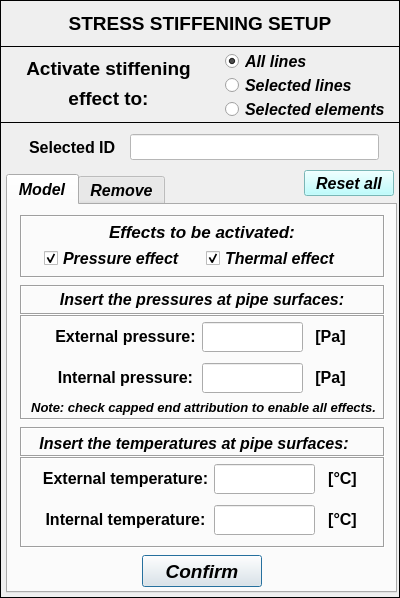
<?xml version="1.0" encoding="UTF-8"?>
<ui version="4.0">
 <class>Dialog</class>
 <widget class="QDialog" name="Dialog">
  <property name="windowModality">
   <enum>Qt::NonModal</enum>
  </property>
  <property name="geometry">
   <rect>
    <x>0</x>
    <y>0</y>
    <width>400</width>
    <height>598</height>
   </rect>
  </property>
  <property name="sizePolicy">
   <sizepolicy hsizetype="Fixed" vsizetype="Fixed">
    <horstretch>0</horstretch>
    <verstretch>0</verstretch>
   </sizepolicy>
  </property>
  <property name="minimumSize">
   <size>
    <width>400</width>
    <height>598</height>
   </size>
  </property>
  <property name="maximumSize">
   <size>
    <width>400</width>
    <height>598</height>
   </size>
  </property>
  <property name="contextMenuPolicy">
   <enum>Qt::DefaultContextMenu</enum>
  </property>
  <property name="windowTitle">
   <string> Set: Stress Stiffening</string>
  </property>
  <property name="whatsThis">
   <string/>
  </property>
  <widget class="QFrame" name="frame">
   <property name="geometry">
    <rect>
     <x>0</x>
     <y>0</y>
     <width>400</width>
     <height>47</height>
    </rect>
   </property>
   <property name="minimumSize">
    <size>
     <width>400</width>
     <height>0</height>
    </size>
   </property>
   <property name="maximumSize">
    <size>
     <width>400</width>
     <height>16777215</height>
    </size>
   </property>
   <property name="frameShape">
    <enum>QFrame::Box</enum>
   </property>
   <property name="frameShadow">
    <enum>QFrame::Plain</enum>
   </property>
   <property name="lineWidth">
    <number>1</number>
   </property>
   <widget class="QLabel" name="label_6">
    <property name="geometry">
     <rect>
      <x>50</x>
      <y>6</y>
      <width>300</width>
      <height>35</height>
     </rect>
    </property>
    <property name="minimumSize">
     <size>
      <width>300</width>
      <height>35</height>
     </size>
    </property>
    <property name="maximumSize">
     <size>
      <width>300</width>
      <height>35</height>
     </size>
    </property>
    <property name="font">
     <font>
      <family>Arial</family>
      <pointsize>14</pointsize>
      <weight>75</weight>
      <italic>false</italic>
      <bold>true</bold>
     </font>
    </property>
    <property name="text">
     <string>STRESS STIFFENING SETUP</string>
    </property>
    <property name="textFormat">
     <enum>Qt::AutoText</enum>
    </property>
    <property name="alignment">
     <set>Qt::AlignCenter</set>
    </property>
   </widget>
  </widget>
  <widget class="QFrame" name="frame_4">
   <property name="geometry">
    <rect>
     <x>0</x>
     <y>122</y>
     <width>400</width>
     <height>476</height>
    </rect>
   </property>
   <property name="minimumSize">
    <size>
     <width>400</width>
     <height>476</height>
    </size>
   </property>
   <property name="maximumSize">
    <size>
     <width>400</width>
     <height>476</height>
    </size>
   </property>
   <property name="frameShape">
    <enum>QFrame::Box</enum>
   </property>
   <property name="frameShadow">
    <enum>QFrame::Plain</enum>
   </property>
   <widget class="QTabWidget" name="tabWidget_stress_stiffening">
    <property name="geometry">
     <rect>
      <x>6</x>
      <y>52</y>
      <width>391</width>
      <height>419</height>
     </rect>
    </property>
    <property name="font">
     <font>
      <family>Arial</family>
      <pointsize>12</pointsize>
      <weight>75</weight>
      <italic>true</italic>
      <bold>true</bold>
     </font>
    </property>
    <property name="currentIndex">
     <number>0</number>
    </property>
    <widget class="QWidget" name="tab">
     <attribute name="title">
      <string>Model</string>
     </attribute>
     <widget class="QFrame" name="frame_11">
      <property name="geometry">
       <rect>
        <x>12</x>
        <y>252</y>
        <width>365</width>
        <height>91</height>
       </rect>
      </property>
      <property name="minimumSize">
       <size>
        <width>365</width>
        <height>0</height>
       </size>
      </property>
      <property name="maximumSize">
       <size>
        <width>365</width>
        <height>16777215</height>
       </size>
      </property>
      <property name="frameShape">
       <enum>QFrame::Box</enum>
      </property>
      <property name="frameShadow">
       <enum>QFrame::Sunken</enum>
      </property>
      <widget class="QWidget" name="verticalLayoutWidget_15">
       <property name="geometry">
        <rect>
         <x>300</x>
         <y>2</y>
         <width>45</width>
         <height>83</height>
        </rect>
       </property>
       <layout class="QVBoxLayout" name="verticalLayout_15">
        <property name="spacing">
         <number>6</number>
        </property>
        <property name="bottomMargin">
         <number>0</number>
        </property>
        <item>
         <widget class="QLabel" name="label_19">
          <property name="minimumSize">
           <size>
            <width>0</width>
            <height>30</height>
           </size>
          </property>
          <property name="maximumSize">
           <size>
            <width>16777215</width>
            <height>30</height>
           </size>
          </property>
          <property name="font">
           <font>
            <family>Arial</family>
            <pointsize>11</pointsize>
            <weight>75</weight>
            <italic>false</italic>
            <bold>true</bold>
           </font>
          </property>
          <property name="text">
           <string>&lt;html&gt;&lt;head/&gt;&lt;body&gt;&lt;p align=&quot;center&quot;&gt;&lt;span style=&quot; font-size:12pt;&quot;&gt;[°C]&lt;/span&gt;&lt;/p&gt;&lt;/body&gt;&lt;/html&gt;</string>
          </property>
          <property name="alignment">
           <set>Qt::AlignCenter</set>
          </property>
         </widget>
        </item>
        <item>
         <widget class="QLabel" name="label_24">
          <property name="minimumSize">
           <size>
            <width>0</width>
            <height>30</height>
           </size>
          </property>
          <property name="maximumSize">
           <size>
            <width>16777215</width>
            <height>30</height>
           </size>
          </property>
          <property name="font">
           <font>
            <family>Arial</family>
            <pointsize>11</pointsize>
            <weight>75</weight>
            <italic>false</italic>
            <bold>true</bold>
           </font>
          </property>
          <property name="text">
           <string>&lt;html&gt;&lt;head/&gt;&lt;body&gt;&lt;p align=&quot;center&quot;&gt;&lt;span style=&quot; font-size:12pt;&quot;&gt;[°C]&lt;/span&gt;&lt;/p&gt;&lt;/body&gt;&lt;/html&gt;</string>
          </property>
          <property name="alignment">
           <set>Qt::AlignCenter</set>
          </property>
         </widget>
        </item>
       </layout>
      </widget>
      <widget class="QWidget" name="verticalLayoutWidget_11">
       <property name="geometry">
        <rect>
         <x>194</x>
         <y>2</y>
         <width>101</width>
         <height>83</height>
        </rect>
       </property>
       <layout class="QVBoxLayout" name="verticalLayout_11">
        <item>
         <widget class="QLineEdit" name="lineEdit_external_temperature">
          <property name="minimumSize">
           <size>
            <width>0</width>
            <height>30</height>
           </size>
          </property>
          <property name="maximumSize">
           <size>
            <width>16777215</width>
            <height>30</height>
           </size>
          </property>
          <property name="font">
           <font>
            <family>Arial</family>
            <pointsize>11</pointsize>
            <weight>75</weight>
            <italic>false</italic>
            <bold>true</bold>
           </font>
          </property>
          <property name="text">
           <string/>
          </property>
          <property name="alignment">
           <set>Qt::AlignCenter</set>
          </property>
         </widget>
        </item>
        <item>
         <widget class="QLineEdit" name="lineEdit_internal_temperature">
          <property name="minimumSize">
           <size>
            <width>0</width>
            <height>30</height>
           </size>
          </property>
          <property name="maximumSize">
           <size>
            <width>16777215</width>
            <height>30</height>
           </size>
          </property>
          <property name="font">
           <font>
            <family>Arial</family>
            <pointsize>11</pointsize>
            <weight>75</weight>
            <italic>false</italic>
            <bold>true</bold>
           </font>
          </property>
          <property name="focusPolicy">
           <enum>Qt::StrongFocus</enum>
          </property>
          <property name="alignment">
           <set>Qt::AlignCenter</set>
          </property>
         </widget>
        </item>
       </layout>
      </widget>
      <widget class="QWidget" name="verticalLayoutWidget_14">
       <property name="geometry">
        <rect>
         <x>22</x>
         <y>2</y>
         <width>167</width>
         <height>83</height>
        </rect>
       </property>
       <layout class="QVBoxLayout" name="verticalLayout_14">
        <item>
         <widget class="QLabel" name="label_27">
          <property name="minimumSize">
           <size>
            <width>0</width>
            <height>30</height>
           </size>
          </property>
          <property name="maximumSize">
           <size>
            <width>16777215</width>
            <height>30</height>
           </size>
          </property>
          <property name="font">
           <font>
            <family>Arial</family>
            <pointsize>11</pointsize>
            <weight>75</weight>
            <italic>false</italic>
            <bold>true</bold>
           </font>
          </property>
          <property name="text">
           <string>&lt;html&gt;&lt;head/&gt;&lt;body&gt;&lt;p align=&quot;center&quot;&gt;&lt;span style=&quot; font-size:12pt;&quot;&gt;External temperature:&lt;/span&gt;&lt;/p&gt;&lt;/body&gt;&lt;/html&gt;</string>
          </property>
          <property name="alignment">
           <set>Qt::AlignCenter</set>
          </property>
         </widget>
        </item>
        <item>
         <widget class="QLabel" name="label_28">
          <property name="minimumSize">
           <size>
            <width>0</width>
            <height>30</height>
           </size>
          </property>
          <property name="maximumSize">
           <size>
            <width>16777215</width>
            <height>30</height>
           </size>
          </property>
          <property name="font">
           <font>
            <family>Arial</family>
            <pointsize>11</pointsize>
            <weight>75</weight>
            <italic>false</italic>
            <bold>true</bold>
           </font>
          </property>
          <property name="text">
           <string>&lt;html&gt;&lt;head/&gt;&lt;body&gt;&lt;p align=&quot;center&quot;&gt;&lt;span style=&quot; font-size:12pt;&quot;&gt;Internal temperature:&lt;/span&gt;&lt;/p&gt;&lt;/body&gt;&lt;/html&gt;</string>
          </property>
          <property name="alignment">
           <set>Qt::AlignCenter</set>
          </property>
         </widget>
        </item>
       </layout>
      </widget>
     </widget>
     <widget class="QPushButton" name="pushButton_confirm">
      <property name="geometry">
       <rect>
        <x>134</x>
        <y>350</y>
        <width>120</width>
        <height>32</height>
       </rect>
      </property>
      <property name="minimumSize">
       <size>
        <width>120</width>
        <height>32</height>
       </size>
      </property>
      <property name="maximumSize">
       <size>
        <width>120</width>
        <height>32</height>
       </size>
      </property>
      <property name="font">
       <font>
        <family>Arial</family>
        <pointsize>14</pointsize>
        <weight>75</weight>
        <italic>true</italic>
        <bold>true</bold>
       </font>
      </property>
      <property name="text">
       <string>Confirm</string>
      </property>
     </widget>
     <widget class="QFrame" name="frame_8">
      <property name="geometry">
       <rect>
        <x>12</x>
        <y>222</y>
        <width>365</width>
        <height>30</height>
       </rect>
      </property>
      <property name="minimumSize">
       <size>
        <width>365</width>
        <height>0</height>
       </size>
      </property>
      <property name="maximumSize">
       <size>
        <width>365</width>
        <height>16777215</height>
       </size>
      </property>
      <property name="frameShape">
       <enum>QFrame::Box</enum>
      </property>
      <property name="frameShadow">
       <enum>QFrame::Sunken</enum>
      </property>
      <widget class="QLabel" name="label_12">
       <property name="geometry">
        <rect>
         <x>14</x>
         <y>4</y>
         <width>320</width>
         <height>25</height>
        </rect>
       </property>
       <property name="minimumSize">
        <size>
         <width>320</width>
         <height>25</height>
        </size>
       </property>
       <property name="maximumSize">
        <size>
         <width>320</width>
         <height>25</height>
        </size>
       </property>
       <property name="font">
        <font>
         <family>Arial</family>
         <pointsize>12</pointsize>
         <weight>75</weight>
         <bold>true</bold>
        </font>
       </property>
       <property name="frameShape">
        <enum>QFrame::NoFrame</enum>
       </property>
       <property name="frameShadow">
        <enum>QFrame::Raised</enum>
       </property>
       <property name="midLineWidth">
        <number>0</number>
       </property>
       <property name="text">
        <string>Insert the temperatures at pipe surfaces:</string>
       </property>
       <property name="alignment">
        <set>Qt::AlignCenter</set>
       </property>
      </widget>
     </widget>
     <widget class="QFrame" name="frame_7">
      <property name="geometry">
       <rect>
        <x>12</x>
        <y>80</y>
        <width>365</width>
        <height>30</height>
       </rect>
      </property>
      <property name="minimumSize">
       <size>
        <width>365</width>
        <height>0</height>
       </size>
      </property>
      <property name="maximumSize">
       <size>
        <width>365</width>
        <height>16777215</height>
       </size>
      </property>
      <property name="frameShape">
       <enum>QFrame::Box</enum>
      </property>
      <property name="frameShadow">
       <enum>QFrame::Sunken</enum>
      </property>
      <widget class="QLabel" name="label_11">
       <property name="geometry">
        <rect>
         <x>22</x>
         <y>2</y>
         <width>320</width>
         <height>25</height>
        </rect>
       </property>
       <property name="minimumSize">
        <size>
         <width>320</width>
         <height>25</height>
        </size>
       </property>
       <property name="maximumSize">
        <size>
         <width>320</width>
         <height>25</height>
        </size>
       </property>
       <property name="font">
        <font>
         <family>Arial</family>
         <pointsize>12</pointsize>
         <weight>75</weight>
         <bold>true</bold>
        </font>
       </property>
       <property name="frameShape">
        <enum>QFrame::NoFrame</enum>
       </property>
       <property name="frameShadow">
        <enum>QFrame::Raised</enum>
       </property>
       <property name="midLineWidth">
        <number>0</number>
       </property>
       <property name="text">
        <string>Insert the pressures at pipe surfaces:</string>
       </property>
       <property name="alignment">
        <set>Qt::AlignCenter</set>
       </property>
      </widget>
     </widget>
     <widget class="QFrame" name="frame_5">
      <property name="geometry">
       <rect>
        <x>12</x>
        <y>10</y>
        <width>365</width>
        <height>63</height>
       </rect>
      </property>
      <property name="minimumSize">
       <size>
        <width>365</width>
        <height>0</height>
       </size>
      </property>
      <property name="maximumSize">
       <size>
        <width>365</width>
        <height>16777215</height>
       </size>
      </property>
      <property name="frameShape">
       <enum>QFrame::Box</enum>
      </property>
      <property name="frameShadow">
       <enum>QFrame::Sunken</enum>
      </property>
      <widget class="QWidget" name="horizontalLayoutWidget_2">
       <property name="geometry">
        <rect>
         <x>8</x>
         <y>30</y>
         <width>335</width>
         <height>27</height>
        </rect>
       </property>
       <layout class="QHBoxLayout" name="horizontalLayout_2">
        <item>
         <widget class="QCheckBox" name="checkBox_pressure_effect">
          <property name="minimumSize">
           <size>
            <width>140</width>
            <height>25</height>
           </size>
          </property>
          <property name="maximumSize">
           <size>
            <width>140</width>
            <height>25</height>
           </size>
          </property>
          <property name="font">
           <font>
            <family>Arial</family>
            <pointsize>12</pointsize>
            <weight>75</weight>
            <italic>true</italic>
            <bold>true</bold>
           </font>
          </property>
          <property name="text">
           <string>Pressure effect</string>
          </property>
          <property name="checked">
           <bool>true</bool>
          </property>
         </widget>
        </item>
        <item>
         <widget class="QCheckBox" name="checkBox_thermal_effect">
          <property name="minimumSize">
           <size>
            <width>140</width>
            <height>25</height>
           </size>
          </property>
          <property name="maximumSize">
           <size>
            <width>140</width>
            <height>25</height>
           </size>
          </property>
          <property name="font">
           <font>
            <family>Arial</family>
            <pointsize>12</pointsize>
            <weight>75</weight>
            <italic>true</italic>
            <bold>true</bold>
           </font>
          </property>
          <property name="text">
           <string>Thermal effect</string>
          </property>
          <property name="checked">
           <bool>true</bool>
          </property>
         </widget>
        </item>
       </layout>
      </widget>
      <widget class="QLabel" name="label_10">
       <property name="geometry">
        <rect>
         <x>22</x>
         <y>4</y>
         <width>320</width>
         <height>25</height>
        </rect>
       </property>
       <property name="minimumSize">
        <size>
         <width>320</width>
         <height>25</height>
        </size>
       </property>
       <property name="maximumSize">
        <size>
         <width>320</width>
         <height>25</height>
        </size>
       </property>
       <property name="font">
        <font>
         <family>Arial</family>
         <pointsize>13</pointsize>
         <weight>75</weight>
         <bold>true</bold>
        </font>
       </property>
       <property name="frameShape">
        <enum>QFrame::NoFrame</enum>
       </property>
       <property name="frameShadow">
        <enum>QFrame::Raised</enum>
       </property>
       <property name="midLineWidth">
        <number>0</number>
       </property>
       <property name="text">
        <string>Effects to be activated:</string>
       </property>
       <property name="alignment">
        <set>Qt::AlignCenter</set>
       </property>
      </widget>
     </widget>
     <widget class="QFrame" name="frame_9">
      <property name="geometry">
       <rect>
        <x>12</x>
        <y>110</y>
        <width>365</width>
        <height>105</height>
       </rect>
      </property>
      <property name="minimumSize">
       <size>
        <width>365</width>
        <height>0</height>
       </size>
      </property>
      <property name="maximumSize">
       <size>
        <width>365</width>
        <height>16777215</height>
       </size>
      </property>
      <property name="frameShape">
       <enum>QFrame::Box</enum>
      </property>
      <property name="frameShadow">
       <enum>QFrame::Sunken</enum>
      </property>
      <widget class="QWidget" name="verticalLayoutWidget_9">
       <property name="geometry">
        <rect>
         <x>288</x>
         <y>2</y>
         <width>45</width>
         <height>83</height>
        </rect>
       </property>
       <layout class="QVBoxLayout" name="verticalLayout_9">
        <property name="spacing">
         <number>6</number>
        </property>
        <property name="bottomMargin">
         <number>0</number>
        </property>
        <item>
         <widget class="QLabel" name="label_17">
          <property name="minimumSize">
           <size>
            <width>0</width>
            <height>30</height>
           </size>
          </property>
          <property name="maximumSize">
           <size>
            <width>16777215</width>
            <height>30</height>
           </size>
          </property>
          <property name="font">
           <font>
            <family>Arial</family>
            <pointsize>12</pointsize>
            <weight>75</weight>
            <italic>false</italic>
            <bold>true</bold>
           </font>
          </property>
          <property name="text">
           <string>&lt;html&gt;&lt;head/&gt;&lt;body&gt;&lt;p align=&quot;center&quot;&gt;&lt;span style=&quot; font-size:12pt;&quot;&gt;[Pa]&lt;/span&gt;&lt;/p&gt;&lt;/body&gt;&lt;/html&gt;</string>
          </property>
          <property name="alignment">
           <set>Qt::AlignCenter</set>
          </property>
         </widget>
        </item>
        <item>
         <widget class="QLabel" name="label_18">
          <property name="minimumSize">
           <size>
            <width>0</width>
            <height>30</height>
           </size>
          </property>
          <property name="maximumSize">
           <size>
            <width>16777215</width>
            <height>30</height>
           </size>
          </property>
          <property name="font">
           <font>
            <family>Arial</family>
            <pointsize>12</pointsize>
            <weight>75</weight>
            <italic>false</italic>
            <bold>true</bold>
           </font>
          </property>
          <property name="text">
           <string>&lt;html&gt;&lt;head/&gt;&lt;body&gt;&lt;p align=&quot;center&quot;&gt;&lt;span style=&quot; font-size:12pt;&quot;&gt;[Pa]&lt;/span&gt;&lt;/p&gt;&lt;/body&gt;&lt;/html&gt;</string>
          </property>
          <property name="alignment">
           <set>Qt::AlignCenter</set>
          </property>
         </widget>
        </item>
       </layout>
      </widget>
      <widget class="QWidget" name="verticalLayoutWidget_13">
       <property name="geometry">
        <rect>
         <x>34</x>
         <y>2</y>
         <width>143</width>
         <height>83</height>
        </rect>
       </property>
       <layout class="QVBoxLayout" name="verticalLayout_13">
        <item>
         <widget class="QLabel" name="label_25">
          <property name="minimumSize">
           <size>
            <width>0</width>
            <height>30</height>
           </size>
          </property>
          <property name="maximumSize">
           <size>
            <width>16777215</width>
            <height>30</height>
           </size>
          </property>
          <property name="font">
           <font>
            <family>Arial</family>
            <pointsize>12</pointsize>
            <weight>75</weight>
            <italic>false</italic>
            <bold>true</bold>
           </font>
          </property>
          <property name="text">
           <string>&lt;html&gt;&lt;head/&gt;&lt;body&gt;&lt;p align=&quot;center&quot;&gt;External pressure:&lt;/p&gt;&lt;/body&gt;&lt;/html&gt;</string>
          </property>
          <property name="alignment">
           <set>Qt::AlignCenter</set>
          </property>
         </widget>
        </item>
        <item>
         <widget class="QLabel" name="label_26">
          <property name="minimumSize">
           <size>
            <width>0</width>
            <height>30</height>
           </size>
          </property>
          <property name="maximumSize">
           <size>
            <width>16777215</width>
            <height>30</height>
           </size>
          </property>
          <property name="font">
           <font>
            <family>Arial</family>
            <pointsize>12</pointsize>
            <weight>75</weight>
            <italic>false</italic>
            <bold>true</bold>
           </font>
          </property>
          <property name="text">
           <string>&lt;html&gt;&lt;head/&gt;&lt;body&gt;&lt;p align=&quot;center&quot;&gt;Internal pressure:&lt;/p&gt;&lt;/body&gt;&lt;/html&gt;</string>
          </property>
          <property name="alignment">
           <set>Qt::AlignCenter</set>
          </property>
         </widget>
        </item>
       </layout>
      </widget>
      <widget class="QWidget" name="verticalLayoutWidget_10">
       <property name="geometry">
        <rect>
         <x>182</x>
         <y>2</y>
         <width>101</width>
         <height>83</height>
        </rect>
       </property>
       <layout class="QVBoxLayout" name="verticalLayout_10">
        <item>
         <widget class="QLineEdit" name="lineEdit_external_pressure">
          <property name="minimumSize">
           <size>
            <width>0</width>
            <height>30</height>
           </size>
          </property>
          <property name="maximumSize">
           <size>
            <width>16777215</width>
            <height>30</height>
           </size>
          </property>
          <property name="font">
           <font>
            <family>Arial</family>
            <pointsize>11</pointsize>
            <weight>75</weight>
            <italic>false</italic>
            <bold>true</bold>
           </font>
          </property>
          <property name="text">
           <string/>
          </property>
          <property name="alignment">
           <set>Qt::AlignCenter</set>
          </property>
         </widget>
        </item>
        <item>
         <widget class="QLineEdit" name="lineEdit_internal_pressure">
          <property name="minimumSize">
           <size>
            <width>0</width>
            <height>30</height>
           </size>
          </property>
          <property name="maximumSize">
           <size>
            <width>16777215</width>
            <height>30</height>
           </size>
          </property>
          <property name="font">
           <font>
            <family>Arial</family>
            <pointsize>11</pointsize>
            <weight>75</weight>
            <italic>false</italic>
            <bold>true</bold>
           </font>
          </property>
          <property name="focusPolicy">
           <enum>Qt::StrongFocus</enum>
          </property>
          <property name="alignment">
           <set>Qt::AlignCenter</set>
          </property>
         </widget>
        </item>
       </layout>
      </widget>
      <widget class="QLabel" name="label_13">
       <property name="geometry">
        <rect>
         <x>4</x>
         <y>80</y>
         <width>359</width>
         <height>25</height>
        </rect>
       </property>
       <property name="minimumSize">
        <size>
         <width>320</width>
         <height>25</height>
        </size>
       </property>
       <property name="maximumSize">
        <size>
         <width>360</width>
         <height>25</height>
        </size>
       </property>
       <property name="font">
        <font>
         <family>Arial</family>
         <pointsize>10</pointsize>
         <weight>75</weight>
         <bold>true</bold>
        </font>
       </property>
       <property name="frameShape">
        <enum>QFrame::NoFrame</enum>
       </property>
       <property name="frameShadow">
        <enum>QFrame::Raised</enum>
       </property>
       <property name="midLineWidth">
        <number>0</number>
       </property>
       <property name="text">
        <string>Note: check capped end attribution to enable all effects.</string>
       </property>
       <property name="alignment">
        <set>Qt::AlignCenter</set>
       </property>
      </widget>
     </widget>
    </widget>
    <widget class="QWidget" name="tab_2">
     <attribute name="title">
      <string>Remove</string>
     </attribute>
     <widget class="QTreeWidget" name="treeWidget_stress_stiffening_lines">
      <property name="geometry">
       <rect>
        <x>12</x>
        <y>232</y>
        <width>362</width>
        <height>95</height>
       </rect>
      </property>
      <property name="minimumSize">
       <size>
        <width>0</width>
        <height>0</height>
       </size>
      </property>
      <property name="maximumSize">
       <size>
        <width>1000</width>
        <height>1000</height>
       </size>
      </property>
      <property name="font">
       <font>
        <family>Arial</family>
        <pointsize>10</pointsize>
        <weight>75</weight>
        <italic>true</italic>
        <bold>true</bold>
       </font>
      </property>
      <property name="indentation">
       <number>0</number>
      </property>
      <column>
       <property name="text">
        <string>Group</string>
       </property>
      </column>
      <column>
       <property name="text">
        <string>Lines</string>
       </property>
      </column>
     </widget>
     <widget class="QPushButton" name="pushButton_get_information_line">
      <property name="geometry">
       <rect>
        <x>280</x>
        <y>294</y>
        <width>90</width>
        <height>30</height>
       </rect>
      </property>
      <property name="minimumSize">
       <size>
        <width>90</width>
        <height>29</height>
       </size>
      </property>
      <property name="maximumSize">
       <size>
        <width>90</width>
        <height>30</height>
       </size>
      </property>
      <property name="font">
       <font>
        <family>Arial</family>
        <pointsize>12</pointsize>
        <weight>75</weight>
        <italic>true</italic>
        <bold>true</bold>
       </font>
      </property>
      <property name="text">
       <string>See details</string>
      </property>
     </widget>
     <widget class="QPushButton" name="pushButton_remove_line">
      <property name="geometry">
       <rect>
        <x>202</x>
        <y>294</y>
        <width>75</width>
        <height>30</height>
       </rect>
      </property>
      <property name="minimumSize">
       <size>
        <width>0</width>
        <height>27</height>
       </size>
      </property>
      <property name="maximumSize">
       <size>
        <width>16777215</width>
        <height>30</height>
       </size>
      </property>
      <property name="font">
       <font>
        <family>Arial</family>
        <pointsize>12</pointsize>
        <weight>75</weight>
        <italic>true</italic>
        <bold>true</bold>
       </font>
      </property>
      <property name="text">
       <string>Remove</string>
      </property>
     </widget>
     <widget class="QLabel" name="label_29">
      <property name="geometry">
       <rect>
        <x>11</x>
        <y>16</y>
        <width>362</width>
        <height>33</height>
       </rect>
      </property>
      <property name="font">
       <font>
        <family>Arial</family>
        <pointsize>12</pointsize>
        <weight>75</weight>
        <italic>false</italic>
        <bold>true</bold>
       </font>
      </property>
      <property name="frameShape">
       <enum>QFrame::Box</enum>
      </property>
      <property name="frameShadow">
       <enum>QFrame::Sunken</enum>
      </property>
      <property name="text">
       <string>Get more info or remove a selected group:</string>
      </property>
      <property name="textFormat">
       <enum>Qt::AutoText</enum>
      </property>
      <property name="alignment">
       <set>Qt::AlignCenter</set>
      </property>
     </widget>
     <widget class="QTreeWidget" name="treeWidget_stress_stiffening_elements">
      <property name="geometry">
       <rect>
        <x>12</x>
        <y>68</y>
        <width>362</width>
        <height>145</height>
       </rect>
      </property>
      <property name="minimumSize">
       <size>
        <width>0</width>
        <height>0</height>
       </size>
      </property>
      <property name="maximumSize">
       <size>
        <width>1000</width>
        <height>1000</height>
       </size>
      </property>
      <property name="font">
       <font>
        <family>Arial</family>
        <pointsize>10</pointsize>
        <weight>75</weight>
        <italic>true</italic>
        <bold>true</bold>
       </font>
      </property>
      <property name="frameShape">
       <enum>QFrame::StyledPanel</enum>
      </property>
      <property name="frameShadow">
       <enum>QFrame::Sunken</enum>
      </property>
      <property name="indentation">
       <number>0</number>
      </property>
      <column>
       <property name="text">
        <string>Group</string>
       </property>
      </column>
      <column>
       <property name="text">
        <string>Elements</string>
       </property>
      </column>
     </widget>
     <widget class="QPushButton" name="pushButton_remove_elem">
      <property name="geometry">
       <rect>
        <x>202</x>
        <y>180</y>
        <width>75</width>
        <height>30</height>
       </rect>
      </property>
      <property name="minimumSize">
       <size>
        <width>0</width>
        <height>30</height>
       </size>
      </property>
      <property name="maximumSize">
       <size>
        <width>16777215</width>
        <height>30</height>
       </size>
      </property>
      <property name="font">
       <font>
        <family>Arial</family>
        <pointsize>12</pointsize>
        <weight>75</weight>
        <italic>true</italic>
        <bold>true</bold>
       </font>
      </property>
      <property name="text">
       <string>Remove</string>
      </property>
     </widget>
     <widget class="QPushButton" name="pushButton_get_information_elem">
      <property name="geometry">
       <rect>
        <x>280</x>
        <y>180</y>
        <width>90</width>
        <height>30</height>
       </rect>
      </property>
      <property name="minimumSize">
       <size>
        <width>90</width>
        <height>30</height>
       </size>
      </property>
      <property name="maximumSize">
       <size>
        <width>90</width>
        <height>30</height>
       </size>
      </property>
      <property name="font">
       <font>
        <family>Arial</family>
        <pointsize>12</pointsize>
        <weight>75</weight>
        <italic>true</italic>
        <bold>true</bold>
       </font>
      </property>
      <property name="text">
       <string>See details</string>
      </property>
     </widget>
     <widget class="QPushButton" name="pushButton_close">
      <property name="geometry">
       <rect>
        <x>134</x>
        <y>348</y>
        <width>120</width>
        <height>32</height>
       </rect>
      </property>
      <property name="minimumSize">
       <size>
        <width>120</width>
        <height>32</height>
       </size>
      </property>
      <property name="maximumSize">
       <size>
        <width>120</width>
        <height>32</height>
       </size>
      </property>
      <property name="font">
       <font>
        <family>Arial</family>
        <pointsize>14</pointsize>
        <weight>75</weight>
        <italic>true</italic>
        <bold>true</bold>
       </font>
      </property>
      <property name="styleSheet">
       <string notr="true"/>
      </property>
      <property name="text">
       <string>Close</string>
      </property>
     </widget>
    </widget>
   </widget>
   <widget class="QPushButton" name="pushButton_reset">
    <property name="geometry">
     <rect>
      <x>304</x>
      <y>48</y>
      <width>90</width>
      <height>26</height>
     </rect>
    </property>
    <property name="minimumSize">
     <size>
      <width>90</width>
      <height>26</height>
     </size>
    </property>
    <property name="maximumSize">
     <size>
      <width>90</width>
      <height>26</height>
     </size>
    </property>
    <property name="font">
     <font>
      <family>Arial</family>
      <pointsize>12</pointsize>
      <weight>75</weight>
      <italic>true</italic>
      <bold>true</bold>
     </font>
    </property>
    <property name="styleSheet">
     <string notr="true">background-color: rgb(170, 255, 255);</string>
    </property>
    <property name="text">
     <string>Reset all</string>
    </property>
   </widget>
   <widget class="QLineEdit" name="lineEdit_id_labels">
    <property name="enabled">
     <bool>false</bool>
    </property>
    <property name="geometry">
     <rect>
      <x>18</x>
      <y>12</y>
      <width>110</width>
      <height>26</height>
     </rect>
    </property>
    <property name="palette">
     <palette>
      <active>
       <colorrole role="WindowText">
        <brush brushstyle="SolidPattern">
         <color alpha="255">
          <red>0</red>
          <green>0</green>
          <blue>0</blue>
         </color>
        </brush>
       </colorrole>
       <colorrole role="Dark">
        <brush brushstyle="SolidPattern">
         <color alpha="255">
          <red>0</red>
          <green>0</green>
          <blue>0</blue>
         </color>
        </brush>
       </colorrole>
       <colorrole role="Text">
        <brush brushstyle="SolidPattern">
         <color alpha="255">
          <red>0</red>
          <green>0</green>
          <blue>0</blue>
         </color>
        </brush>
       </colorrole>
       <colorrole role="ButtonText">
        <brush brushstyle="SolidPattern">
         <color alpha="255">
          <red>0</red>
          <green>0</green>
          <blue>0</blue>
         </color>
        </brush>
       </colorrole>
      </active>
      <inactive>
       <colorrole role="WindowText">
        <brush brushstyle="SolidPattern">
         <color alpha="255">
          <red>0</red>
          <green>0</green>
          <blue>0</blue>
         </color>
        </brush>
       </colorrole>
       <colorrole role="Dark">
        <brush brushstyle="SolidPattern">
         <color alpha="255">
          <red>0</red>
          <green>0</green>
          <blue>0</blue>
         </color>
        </brush>
       </colorrole>
       <colorrole role="Text">
        <brush brushstyle="SolidPattern">
         <color alpha="255">
          <red>0</red>
          <green>0</green>
          <blue>0</blue>
         </color>
        </brush>
       </colorrole>
       <colorrole role="ButtonText">
        <brush brushstyle="SolidPattern">
         <color alpha="255">
          <red>0</red>
          <green>0</green>
          <blue>0</blue>
         </color>
        </brush>
       </colorrole>
      </inactive>
      <disabled>
       <colorrole role="WindowText">
        <brush brushstyle="SolidPattern">
         <color alpha="255">
          <red>0</red>
          <green>0</green>
          <blue>0</blue>
         </color>
        </brush>
       </colorrole>
       <colorrole role="Dark">
        <brush brushstyle="SolidPattern">
         <color alpha="255">
          <red>0</red>
          <green>0</green>
          <blue>0</blue>
         </color>
        </brush>
       </colorrole>
       <colorrole role="Text">
        <brush brushstyle="SolidPattern">
         <color alpha="255">
          <red>0</red>
          <green>0</green>
          <blue>0</blue>
         </color>
        </brush>
       </colorrole>
       <colorrole role="ButtonText">
        <brush brushstyle="SolidPattern">
         <color alpha="255">
          <red>0</red>
          <green>0</green>
          <blue>0</blue>
         </color>
        </brush>
       </colorrole>
      </disabled>
     </palette>
    </property>
    <property name="font">
     <font>
      <family>Arial</family>
      <pointsize>12</pointsize>
      <weight>75</weight>
      <italic>false</italic>
      <bold>true</bold>
     </font>
    </property>
    <property name="focusPolicy">
     <enum>Qt::ClickFocus</enum>
    </property>
    <property name="autoFillBackground">
     <bool>false</bool>
    </property>
    <property name="text">
     <string>Selected ID</string>
    </property>
    <property name="frame">
     <bool>false</bool>
    </property>
    <property name="alignment">
     <set>Qt::AlignCenter</set>
    </property>
   </widget>
   <widget class="QLineEdit" name="lineEdit_selected_ID">
    <property name="enabled">
     <bool>false</bool>
    </property>
    <property name="geometry">
     <rect>
      <x>130</x>
      <y>12</y>
      <width>249</width>
      <height>26</height>
     </rect>
    </property>
    <property name="font">
     <font>
      <family>Arial</family>
      <pointsize>11</pointsize>
      <weight>75</weight>
      <italic>false</italic>
      <bold>true</bold>
     </font>
    </property>
    <property name="focusPolicy">
     <enum>Qt::ClickFocus</enum>
    </property>
    <property name="styleSheet">
     <string notr="true">background-color: rgb(255, 255, 255);
color: rgb(0, 0, 0);</string>
    </property>
    <property name="alignment">
     <set>Qt::AlignCenter</set>
    </property>
   </widget>
  </widget>
  <widget class="QFrame" name="frame_10">
   <property name="geometry">
    <rect>
     <x>0</x>
     <y>46</y>
     <width>400</width>
     <height>77</height>
    </rect>
   </property>
   <property name="minimumSize">
    <size>
     <width>400</width>
     <height>0</height>
    </size>
   </property>
   <property name="maximumSize">
    <size>
     <width>400</width>
     <height>16777215</height>
    </size>
   </property>
   <property name="frameShape">
    <enum>QFrame::Box</enum>
   </property>
   <property name="frameShadow">
    <enum>QFrame::Plain</enum>
   </property>
   <property name="lineWidth">
    <number>1</number>
   </property>
   <widget class="QLabel" name="label_3">
    <property name="geometry">
     <rect>
      <x>16</x>
      <y>8</y>
      <width>185</width>
      <height>30</height>
     </rect>
    </property>
    <property name="minimumSize">
     <size>
      <width>185</width>
      <height>30</height>
     </size>
    </property>
    <property name="maximumSize">
     <size>
      <width>185</width>
      <height>30</height>
     </size>
    </property>
    <property name="font">
     <font>
      <family>Arial</family>
      <pointsize>13</pointsize>
      <weight>75</weight>
      <italic>false</italic>
      <bold>true</bold>
     </font>
    </property>
    <property name="text">
     <string>&lt;html&gt;&lt;head/&gt;&lt;body&gt;&lt;p align=&quot;center&quot;&gt;&lt;span style=&quot; font-size:14pt;&quot;&gt;Activate stiffening&lt;/span&gt;&lt;/p&gt;&lt;/body&gt;&lt;/html&gt;</string>
    </property>
    <property name="textFormat">
     <enum>Qt::AutoText</enum>
    </property>
    <property name="alignment">
     <set>Qt::AlignCenter</set>
    </property>
   </widget>
   <widget class="QWidget" name="gridLayoutWidget_3">
    <property name="geometry">
     <rect>
      <x>222</x>
      <y>6</y>
      <width>171</width>
      <height>67</height>
     </rect>
    </property>
    <layout class="QGridLayout" name="gridLayout_3">
     <item row="0" column="0">
      <widget class="QRadioButton" name="radioButton_all_lines">
       <property name="minimumSize">
        <size>
         <width>130</width>
         <height>17</height>
        </size>
       </property>
       <property name="maximumSize">
        <size>
         <width>130</width>
         <height>17</height>
        </size>
       </property>
       <property name="font">
        <font>
         <family>Arial</family>
         <pointsize>12</pointsize>
         <weight>75</weight>
         <italic>true</italic>
         <bold>true</bold>
         <stylestrategy>PreferAntialias</stylestrategy>
        </font>
       </property>
       <property name="focusPolicy">
        <enum>Qt::ClickFocus</enum>
       </property>
       <property name="text">
        <string>All lines</string>
       </property>
       <property name="checked">
        <bool>true</bool>
       </property>
      </widget>
     </item>
     <item row="1" column="0">
      <widget class="QRadioButton" name="radioButton_selected_lines">
       <property name="minimumSize">
        <size>
         <width>130</width>
         <height>17</height>
        </size>
       </property>
       <property name="maximumSize">
        <size>
         <width>130</width>
         <height>17</height>
        </size>
       </property>
       <property name="font">
        <font>
         <family>Arial</family>
         <pointsize>12</pointsize>
         <weight>75</weight>
         <italic>true</italic>
         <bold>true</bold>
         <stylestrategy>PreferAntialias</stylestrategy>
        </font>
       </property>
       <property name="focusPolicy">
        <enum>Qt::ClickFocus</enum>
       </property>
       <property name="text">
        <string>Selected lines</string>
       </property>
       <property name="checked">
        <bool>false</bool>
       </property>
      </widget>
     </item>
     <item row="2" column="0">
      <widget class="QRadioButton" name="radioButton_selected_elements">
       <property name="minimumSize">
        <size>
         <width>165</width>
         <height>17</height>
        </size>
       </property>
       <property name="maximumSize">
        <size>
         <width>165</width>
         <height>17</height>
        </size>
       </property>
       <property name="font">
        <font>
         <family>Arial</family>
         <pointsize>12</pointsize>
         <weight>75</weight>
         <italic>true</italic>
         <bold>true</bold>
         <stylestrategy>PreferAntialias</stylestrategy>
        </font>
       </property>
       <property name="focusPolicy">
        <enum>Qt::ClickFocus</enum>
       </property>
       <property name="text">
        <string>Selected elements</string>
       </property>
       <property name="checked">
        <bool>false</bool>
       </property>
      </widget>
     </item>
    </layout>
   </widget>
   <widget class="QLabel" name="label_4">
    <property name="geometry">
     <rect>
      <x>16</x>
      <y>38</y>
      <width>185</width>
      <height>30</height>
     </rect>
    </property>
    <property name="minimumSize">
     <size>
      <width>185</width>
      <height>30</height>
     </size>
    </property>
    <property name="maximumSize">
     <size>
      <width>185</width>
      <height>30</height>
     </size>
    </property>
    <property name="font">
     <font>
      <family>Arial</family>
      <pointsize>13</pointsize>
      <weight>75</weight>
      <italic>false</italic>
      <bold>true</bold>
     </font>
    </property>
    <property name="text">
     <string>&lt;html&gt;&lt;head/&gt;&lt;body&gt;&lt;p align=&quot;center&quot;&gt;&lt;span style=&quot; font-size:14pt;&quot;&gt;effect to:&lt;/span&gt;&lt;/p&gt;&lt;/body&gt;&lt;/html&gt;</string>
    </property>
    <property name="textFormat">
     <enum>Qt::AutoText</enum>
    </property>
    <property name="alignment">
     <set>Qt::AlignCenter</set>
    </property>
   </widget>
  </widget>
 </widget>
 <resources/>
 <connections/>
</ui>
